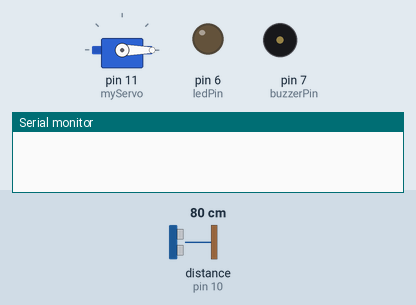
Recording of a sketch running on a simulated Arduino Uno, built with avr-gcc and run on an emulated ATmega328P. On the bench: servo, output pins drawn as LEDs (lit = HIGH), buzzer (waves = sounding, pin HIGH), the last lines printed to the serial monitor. Wiring (inferred from the names in the program): ultrasonic range finder: trigger pin 9; echo pin 10. The test bench sets the inputs (shaded band); at power-on: distance to the obstacle (sensor on pin 10) 80 cm. The echo pulse lasts 58.3 µs per cm; pins used as bus, display or sensor lines are not drawn.

Above: at 0.01 s.
1.3 s: distance to the obstacle (sensor on pin 10) set to 2 cm
At 4.03 s:
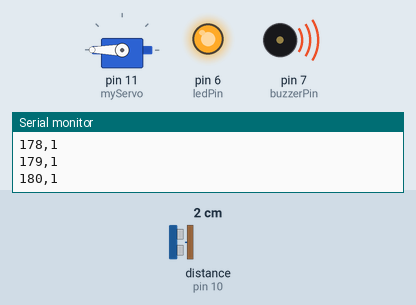
4.3 s: distance to the obstacle (sensor on pin 10) set to 250 cm
At 5.1 s:
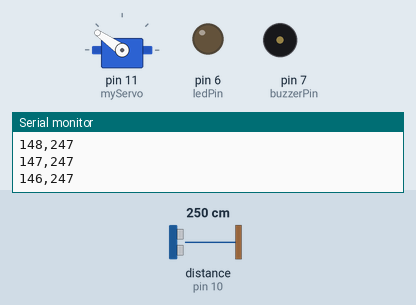
7.3 s: distance to the obstacle (sensor on pin 10) set to 4 cm
At 9.06 s:
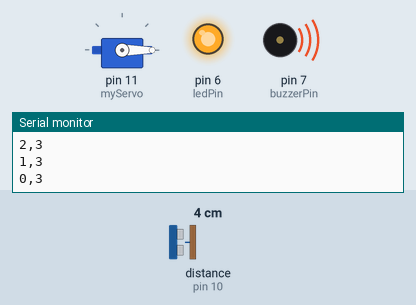
10.3 s: distance to the obstacle (sensor on pin 10) set to 299 cm
At 11.0 s:
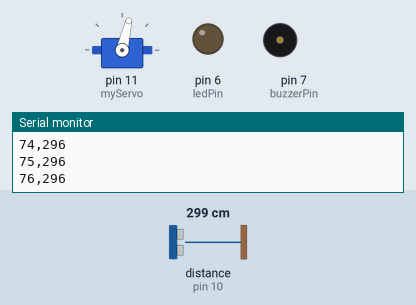
13.3 s: distance to the obstacle (sensor on pin 10) set to 18 cm
At 14.26 s:
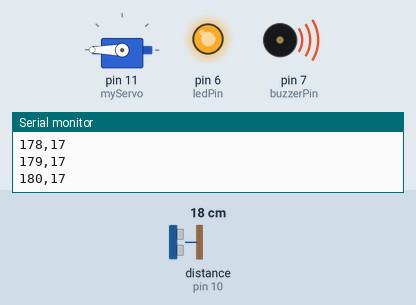
16.3 s: distance to the obstacle (sensor on pin 10) set to 20 cm
19.3 s: distance to the obstacle (sensor on pin 10) set to 23 cm
At 22.9 s:
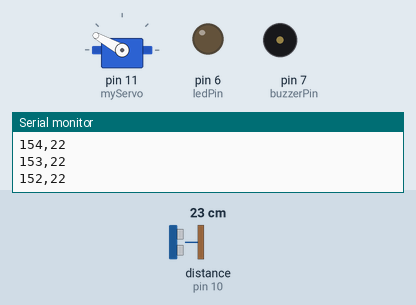
Timing chart, 0 to 23.3 s (numbered marks = the images above; inputs shaded):
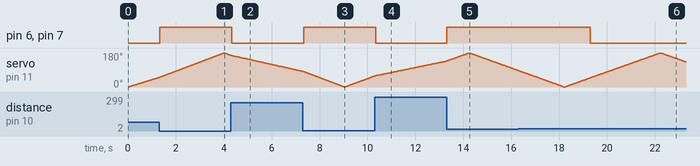

Measured:
- the behaviour switches between 21 and 22 cm on distance to the obstacle (sensor on pin 10) (found by bisection; images 5 and 6)
- after the input at 1.3 s, pin 6 (ledPin), pin 7 (buzzerPin): LOW → HIGH at once
- after the input at 4.3 s, pin 6 (ledPin), pin 7 (buzzerPin): HIGH → LOW at once
- after the input at 7.3 s, pin 6 (ledPin), pin 7 (buzzerPin): LOW → HIGH at once
- after the input at 10.3 s, pin 6 (ledPin), pin 7 (buzzerPin): HIGH → LOW at once
- after the input at 13.3 s, pin 6 (ledPin), pin 7 (buzzerPin): LOW → HIGH at once
- after the input at 19.3 s, pin 6 (ledPin), pin 7 (buzzerPin): HIGH → LOW at once
- by itself, servo on pin 11 (myServo): rises from 48° to 180° in 2.9 s, then falls to 133° in 1.1 s

The sketch:

radar_obstacle_alert.ino
```cpp
#include <Servo.h>

const int trigPin = 9;
const int echoPin = 10;
const int ledPin = 6;
const int buzzerPin = 7;

Servo myServo;

long duration;
int distance;
int angle;

void setup() {
  pinMode(trigPin, OUTPUT);
  pinMode(echoPin, INPUT);
  pinMode(ledPin, OUTPUT);
  pinMode(buzzerPin, OUTPUT);
  myServo.attach(11);
  Serial.begin(9600);
}

void loop() {
  for (angle = 0; angle <= 180; angle += 1) {
    myServo.write(angle);
    delay(20);
    distance = getDistance();

    if (distance > 0 && distance <= 20) {
      digitalWrite(ledPin, HIGH);
      digitalWrite(buzzerPin, HIGH);
    } else {
      digitalWrite(ledPin, LOW);
      digitalWrite(buzzerPin, LOW);
    }

    Serial.print(angle);
    Serial.print(",");
    Serial.println(distance);
  }

  for (angle = 180; angle >= 0; angle -= 1) {
    myServo.write(angle);
    delay(20);
    distance = getDistance();

    if (distance > 0 && distance <= 20) {
      digitalWrite(ledPin, HIGH);
      digitalWrite(buzzerPin, HIGH);
    } else {
      digitalWrite(ledPin, LOW);
      digitalWrite(buzzerPin, LOW);
    }

    Serial.print(angle);
    Serial.print(",");
    Serial.println(distance);
  }
}

int getDistance() {
  digitalWrite(trigPin, LOW);
  delayMicroseconds(2);
  digitalWrite(trigPin, HIGH);
  delayMicroseconds(10);
  digitalWrite(trigPin, LOW);

  duration = pulseIn(echoPin, HIGH);
  return duration * 0.034 / 2;
}
```
